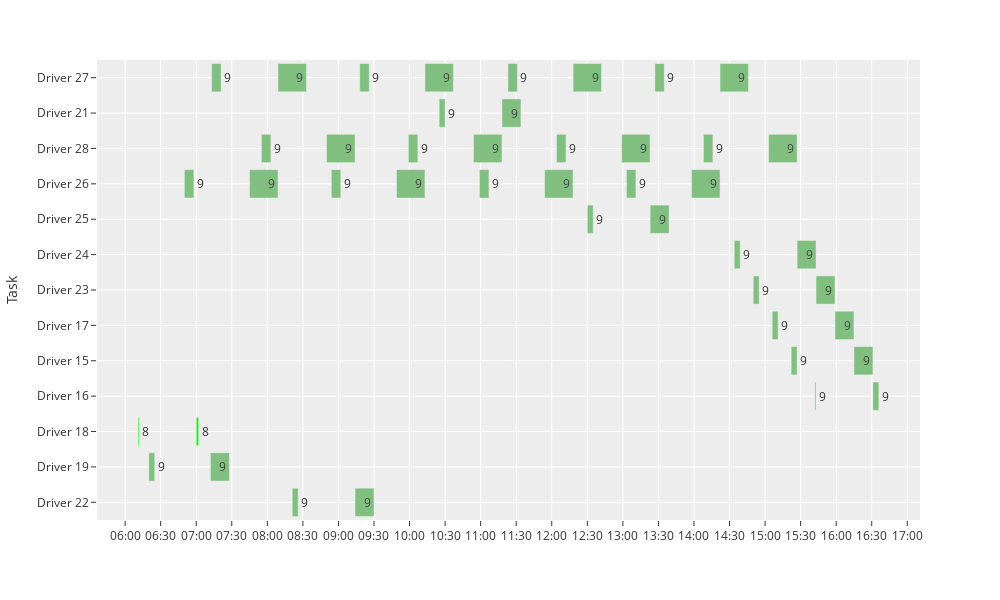
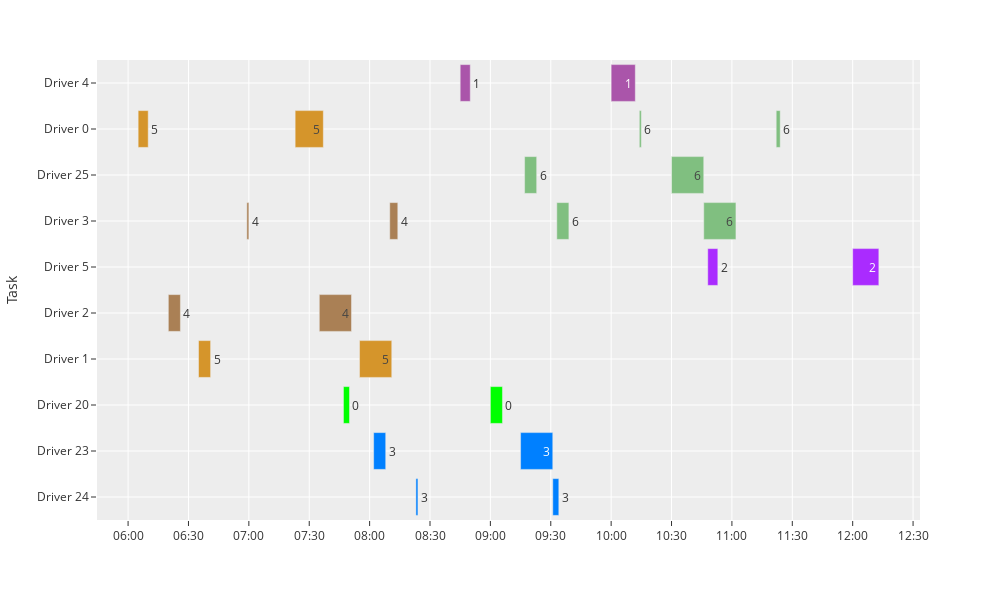
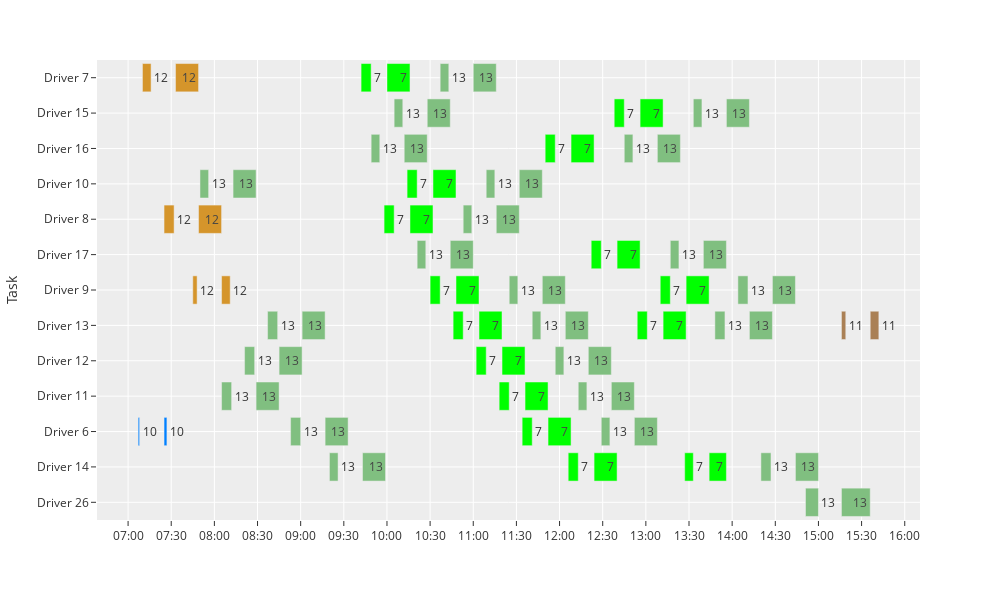

Notebook source saved alongside these figures, in order:
### Code cell
import importlib
importlib.reload(gantt)
gantt.showGanttDepot(df)

### Figure 1 — Plotly figure (JSON) as saved in the notebook; plotly's stock layout.template omitted (floating-point values rounded to 4 significant figures)
{"data": [{"alignmentgroup": "True", "base": ["2020-10-03 10:13:00", "2020-10-03 10:25:00", "2020-10-03 10:54:00", "2020-10-03 10:59:00", "2020-10-03 11:18:00", "2020-10-03 11:23:00", "2020-10-03 11:54:00", "2020-10-03 12:04:00", "2020-10-03 12:18:00", "2020-10-03 12:30:00", "2020-10-03 12:59:00", "2020-10-03 13:03:00", "2020-10-03 13:23:00", "2020-10-03 13:27:00", "2020-10-03 13:58:00", "2020-10-03 14:08:00", "2020-10-03 14:22:00", "2020-10-03 14:34:00", "2020-10-03 14:50:00", "2020-10-03 15:03:00", "2020-10-03 15:06:00", "2020-10-03 15:22:00", "2020-10-03 15:27:00", "2020-10-03 15:42:00", "2020-10-03 15:43:00", "2020-10-03 15:59:00", "2020-10-03 16:15:00", "2020-10-03 16:31:00", "2020-10-03 6:11:00", "2020-10-03 6:20:00", "2020-10-03 6:50:00", "2020-10-03 7:00:00", "2020-10-03 7:12:00", "2020-10-03 7:13:00", "2020-10-03 7:45:00", "2020-10-03 7:55:00", "2020-10-03 8:09:00", "2020-10-03 8:21:00", "2020-10-03 8:50:00", "2020-10-03 8:54:00", "2020-10-03 9:14:00", "2020-10-03 9:18:00", "2020-10-03 9:49:00", "2020-10-03 9:59:00"], "hovertemplate": "start=%{base}<br>end=%{x}<br>Task=%{y}<br>Order=%{marker.color}<extra></extra>", "legendgroup": "", "marker": {"color": [9, 9, 9, 9, 9, 9, 9, 9, 9, 9, 9, 9, 9, 9, 9, 9, 9, 9, 9, 9, 9, 9, 9, 9, 9, 9, 9, 9, 8, 9, 9, 8, 9, 9, 9, 9, 9, 9, 9, 9, 9, 9, 9, 9], "coloraxis": "coloraxis", "opacity": 1, "pattern": {"shape": ""}}, "name": "", "offsetgroup": "", "orientation": "h", "showlegend": false, "text": [9, 9, 9, 9, 9, 9, 9, 9, 9, 9, 9, 9, 9, 9, 9, 9, 9, 9, 9, 9, 9, 9, 9, 9, 9, 9, 9, 9, 8, 9, 9, 8, 9, 9, 9, 9, 9, 9, 9, 9, 9, 9, 9, 9], "textposition": "auto", "type": "bar", "x": [1440000, 300000, 1440000, 480000, 960000, 480000, 1440000, 480000, 1440000, 300000, 1440000, 480000, 960000, 480000, 1440000, 480000, 1440000, 300000, 300000, 1440000, 300000, 300000, 960000, 60000, 960000, 960000, 960000, 300000, 60000, 300000, 480000, 120000, 960000, 480000, 1440000, 480000, 1440000, 300000, 1440000, 480000, 960000, 480000, 1440000, 480000], "xaxis": "x", "y": ["Driver 27", "Driver 21", "Driver 28", "Driver 26", "Driver 21", "Driver 27", "Driver 26", "Driver 28", "Driver 27", "Driver 25", "Driver 28", "Driver 26", "Driver 25", "Driver 27", "Driver 26", "Driver 28", "Driver 27", "Driver 24", "Driver 23", "Driver 28", "Driver 17", "Driver 15", "Driver 24", "Driver 16", "Driver 23", "Driver 17", "Driver 15", "Driver 16", "Driver 18", "Driver 19", "Driver 26", "Driver 18", "Driver 19", "Driver 27", "Driver 26", "Driver 28", "Driver 27", "Driver 22", "Driver 28", "Driver 26", "Driver 22", "Driver 27", "Driver 26", "Driver 28"], "yaxis": "y"}], "layout": {"barmode": "overlay", "coloraxis": {"colorbar": {"title": {"text": "Order"}}, "colorscale": [[0, "rgb(0, 255, 0)"], [0.25, "rgb(255, 0, 255)"], [0.5, "rgb(0, 128, 255)"], [0.75, "rgb(255, 128, 0)"], [1, "rgb(128, 191, 128)"]], "showscale": false}, "height": 600, "legend": {"tracegroupgap": 0}, "margin": {"t": 60}, "uniformtext": {"minsize": 6}, "width": 1000, "xaxis": {"anchor": "y", "domain": [0, 1], "nticks": 25, "tickformat": "%H:%M", "tickformatstops": [{"dtickrange": [3600000, 86400000], "value": "%H:%M"}], "type": "date"}, "yaxis": {"anchor": "x", "autorange": "reversed", "domain": [0, 1], "title": {"text": "Task"}}}}

### Figure 2 — Plotly figure (JSON) as saved in the notebook; plotly's stock layout.template omitted (floating-point values rounded to 4 significant figures)
{"data": [{"alignmentgroup": "True", "base": ["2020-10-03 10:00:00", "2020-10-03 10:14:00", "2020-10-03 10:30:00", "2020-10-03 10:46:00", "2020-10-03 10:48:00", "2020-10-03 11:22:00", "2020-10-03 12:00:00", "2020-10-03 6:05:00", "2020-10-03 6:20:00", "2020-10-03 6:35:00", "2020-10-03 6:59:00", "2020-10-03 7:23:00", "2020-10-03 7:35:00", "2020-10-03 7:47:00", "2020-10-03 7:55:00", "2020-10-03 8:02:00", "2020-10-03 8:10:00", "2020-10-03 8:23:00", "2020-10-03 8:45:00", "2020-10-03 9:00:00", "2020-10-03 9:15:00", "2020-10-03 9:17:00", "2020-10-03 9:31:00", "2020-10-03 9:33:00"], "hovertemplate": "start=%{base}<br>end=%{x}<br>Task=%{y}<br>Order=%{marker.color}<extra></extra>", "legendgroup": "", "marker": {"color": [1, 6, 6, 6, 2, 6, 2, 5, 4, 5, 4, 5, 4, 0, 5, 3, 4, 3, 1, 0, 3, 6, 3, 6], "coloraxis": "coloraxis", "opacity": 1, "pattern": {"shape": ""}}, "name": "", "offsetgroup": "", "orientation": "h", "showlegend": false, "text": [1, 6, 6, 6, 2, 6, 2, 5, 4, 5, 4, 5, 4, 0, 5, 3, 4, 3, 1, 0, 3, 6, 3, 6], "textposition": "auto", "type": "bar", "x": [720000, 60000, 960000, 960000, 300000, 120000, 780000, 300000, 360000, 360000, 60000, 840000, 960000, 180000, 960000, 360000, 240000, 60000, 300000, 360000, 960000, 360000, 180000, 360000], "xaxis": "x", "y": ["Driver 4", "Driver 0", "Driver 25", "Driver 3", "Driver 5", "Driver 0", "Driver 5", "Driver 0", "Driver 2", "Driver 1", "Driver 3", "Driver 0", "Driver 2", "Driver 20", "Driver 1", "Driver 23", "Driver 3", "Driver 24", "Driver 4", "Driver 20", "Driver 23", "Driver 25", "Driver 24", "Driver 3"], "yaxis": "y"}], "layout": {"barmode": "overlay", "coloraxis": {"colorbar": {"title": {"text": "Order"}}, "colorscale": [[0, "rgb(0, 255, 0)"], [0.25, "rgb(255, 0, 255)"], [0.5, "rgb(0, 128, 255)"], [0.75, "rgb(255, 128, 0)"], [1, "rgb(128, 191, 128)"]], "showscale": false}, "height": 600, "legend": {"tracegroupgap": 0}, "margin": {"t": 60}, "uniformtext": {"minsize": 6}, "width": 1000, "xaxis": {"anchor": "y", "domain": [0, 1], "nticks": 25, "tickformat": "%H:%M", "tickformatstops": [{"dtickrange": [3600000, 86400000], "value": "%H:%M"}], "type": "date"}, "yaxis": {"anchor": "x", "autorange": "reversed", "domain": [0, 1], "title": {"text": "Task"}}}}

### Figure 3 — Plotly figure (JSON) as saved in the notebook; plotly's stock layout.template omitted (floating-point values rounded to 4 significant figures)
{"data": [{"alignmentgroup": "True", "base": ["2020-10-03 10:00:00", "2020-10-03 10:05:00", "2020-10-03 10:12:00", "2020-10-03 10:14:00", "2020-10-03 10:16:00", "2020-10-03 10:21:00", "2020-10-03 10:28:00", "2020-10-03 10:30:00", "2020-10-03 10:32:00", "2020-10-03 10:37:00", "2020-10-03 10:44:00", "2020-10-03 10:46:00", "2020-10-03 10:48:00", "2020-10-03 10:53:00", "2020-10-03 11:00:00", "2020-10-03 11:02:00", "2020-10-03 11:04:00", "2020-10-03 11:09:00", "2020-10-03 11:16:00", "2020-10-03 11:18:00", "2020-10-03 11:20:00", "2020-10-03 11:25:00", "2020-10-03 11:32:00", "2020-10-03 11:34:00", "2020-10-03 11:36:00", "2020-10-03 11:41:00", "2020-10-03 11:48:00", "2020-10-03 11:50:00", "2020-10-03 11:52:00", "2020-10-03 11:57:00", "2020-10-03 12:04:00", "2020-10-03 12:06:00", "2020-10-03 12:08:00", "2020-10-03 12:13:00", "2020-10-03 12:20:00", "2020-10-03 12:22:00", "2020-10-03 12:24:00", "2020-10-03 12:29:00", "2020-10-03 12:36:00", "2020-10-03 12:38:00", "2020-10-03 12:40:00", "2020-10-03 12:45:00", "2020-10-03 12:52:00", "2020-10-03 12:54:00", "2020-10-03 12:56:00", "2020-10-03 13:08:00", "2020-10-03 13:10:00", "2020-10-03 13:12:00", "2020-10-03 13:17:00", "2020-10-03 13:27:00", "2020-10-03 13:28:00", "2020-10-03 13:33:00", "2020-10-03 13:40:00", "2020-10-03 13:44:00", "2020-10-03 13:48:00", "2020-10-03 13:56:00", "2020-10-03 14:04:00", "2020-10-03 14:12:00", "2020-10-03 14:20:00", "2020-10-03 14:28:00", "2020-10-03 14:44:00", "2020-10-03 14:51:00", "2020-10-03 15:16:00", "2020-10-03 15:16:00", "2020-10-03 15:36:00", "2020-10-03 7:07:00", "2020-10-03 7:10:00", "2020-10-03 7:25:00", "2020-10-03 7:25:00", "2020-10-03 7:33:00", "2020-10-03 7:45:00", "2020-10-03 7:49:00", "2020-10-03 7:50:00", "2020-10-03 8:05:00", "2020-10-03 8:05:00", "2020-10-03 8:13:00", "2020-10-03 8:21:00", "2020-10-03 8:29:00", "2020-10-03 8:37:00", "2020-10-03 8:45:00", "2020-10-03 8:53:00", "2020-10-03 9:01:00", "2020-10-03 9:17:00", "2020-10-03 9:20:00", "2020-10-03 9:42:00", "2020-10-03 9:43:00", "2020-10-03 9:49:00", "2020-10-03 9:58:00"], "hovertemplate": "start=%{base}<br>end=%{x}<br>Task=%{y}<br>Order=%{marker.color}<extra></extra>", "legendgroup": "", "marker": {"color": [7, 13, 13, 7, 7, 13, 13, 7, 7, 13, 13, 7, 7, 13, 13, 7, 7, 13, 13, 7, 7, 13, 13, 7, 7, 13, 13, 7, 7, 13, 13, 7, 7, 13, 13, 7, 7, 13, 13, 7, 7, 13, 13, 7, 7, 13, 7, 7, 13, 7, 7, 13, 13, 7, 13, 13, 13, 13, 13, 13, 13, 13, 13, 11, 11, 10, 12, 12, 10, 12, 12, 12, 13, 13, 12, 13, 13, 13, 13, 13, 13, 13, 13, 13, 7, 13, 13, 7], "coloraxis": "coloraxis", "opacity": 1, "pattern": {"shape": ""}}, "name": "", "offsetgroup": "", "orientation": "h", "showlegend": false, "text": [7, 13, 13, 7, 7, 13, 13, 7, 7, 13, 13, 7, 7, 13, 13, 7, 7, 13, 13, 7, 7, 13, 13, 7, 7, 13, 13, 7, 7, 13, 13, 7, 7, 13, 13, 7, 7, 13, 13, 7, 7, 13, 13, 7, 7, 13, 7, 7, 13, 7, 7, 13, 13, 7, 13, 13, 13, 13, 13, 13, 13, 13, 13, 11, 11, 10, 12, 12, 10, 12, 12, 12, 13, 13, 12, 13, 13, 13, 13, 13, 13, 13, 13, 13, 7, 13, 13, 7], "textposition": "auto", "type": "bar", "x": [960000, 360000, 960000, 420000, 960000, 360000, 960000, 420000, 960000, 360000, 960000, 420000, 960000, 360000, 960000, 420000, 960000, 360000, 960000, 420000, 960000, 360000, 960000, 420000, 960000, 360000, 960000, 420000, 960000, 360000, 960000, 420000, 960000, 360000, 960000, 420000, 960000, 360000, 960000, 420000, 960000, 360000, 960000, 420000, 960000, 960000, 420000, 960000, 360000, 360000, 960000, 360000, 960000, 720000, 420000, 960000, 420000, 960000, 420000, 960000, 960000, 540000, 1200000, 180000, 360000, 60000, 360000, 420000, 120000, 960000, 180000, 960000, 360000, 420000, 360000, 960000, 420000, 960000, 420000, 960000, 420000, 960000, 960000, 360000, 420000, 960000, 360000, 420000], "xaxis": "x", "y": ["Driver 7", "Driver 15", "Driver 16", "Driver 10", "Driver 8", "Driver 17", "Driver 15", "Driver 9", "Driver 10", "Driver 7", "Driver 17", "Driver 13", "Driver 9", "Driver 8", "Driver 7", "Driver 12", "Driver 13", "Driver 10", "Driver 8", "Driver 11", "Driver 12", "Driver 9", "Driver 10", "Driver 6", "Driver 11", "Driver 13", "Driver 9", "Driver 16", "Driver 6", "Driver 12", "Driver 13", "Driver 14", "Driver 16", "Driver 11", "Driver 12", "Driver 17", "Driver 14", "Driver 6", "Driver 11", "Driver 15", "Driver 17", "Driver 16", "Driver 6", "Driver 13", "Driver 15", "Driver 16", "Driver 9", "Driver 13", "Driver 17", "Driver 14", "Driver 9", "Driver 15", "Driver 17", "Driver 14", "Driver 13", "Driver 15", "Driver 9", "Driver 13", "Driver 14", "Driver 9", "Driver 14", "Driver 26", "Driver 26", "Driver 13", "Driver 13", "Driver 6", "Driver 7", "Driver 8", "Driver 6", "Driver 7", "Driver 9", "Driver 8", "Driver 10", "Driver 11", "Driver 9", "Driver 10", "Driver 12", "Driver 11", "Driver 13", "Driver 12", "Driver 6", "Driver 13", "Driver 6", "Driver 14", "Driver 7", "Driver 14", "Driver 16", "Driver 8"], "yaxis": "y"}], "layout": {"barmode": "overlay", "coloraxis": {"colorbar": {"title": {"text": "Order"}}, "colorscale": [[0, "rgb(0, 255, 0)"], [0.25, "rgb(255, 0, 255)"], [0.5, "rgb(0, 128, 255)"], [0.75, "rgb(255, 128, 0)"], [1, "rgb(128, 191, 128)"]], "showscale": false}, "height": 600, "legend": {"tracegroupgap": 0}, "margin": {"t": 60}, "uniformtext": {"minsize": 6}, "width": 1000, "xaxis": {"anchor": "y", "domain": [0, 1], "nticks": 25, "tickformat": "%H:%M", "tickformatstops": [{"dtickrange": [3600000, 86400000], "value": "%H:%M"}], "type": "date"}, "yaxis": {"anchor": "x", "autorange": "reversed", "domain": [0, 1], "title": {"text": "Task"}}}}
